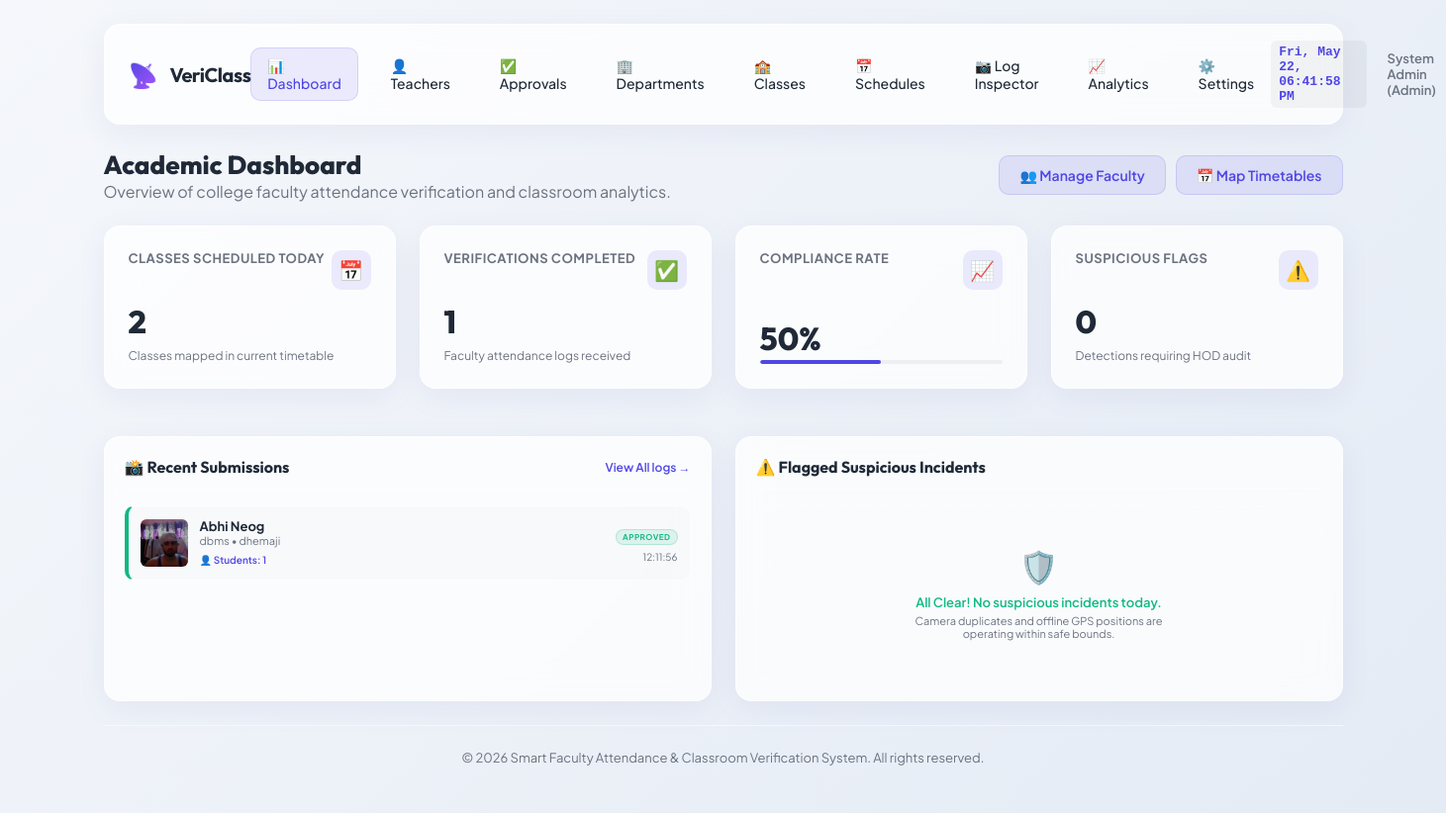
The page /admin/dashboard (signed in) on the database its author committed.
### models.py (models this page shows, shortened)
class ImageRecord(db.Model):
    __tablename__ = 'image_records'
    id = db.Column(db.Integer, primary_key=True)
    image_path = db.Column(db.String(255), nullable=False)
    image_hash = db.Column(db.String(64), nullable=False)
    student_count = db.Column(db.Integer, nullable=False, default=0)

class TeacherProfile(db.Model):
    __tablename__ = 'teacher_profiles'
    id = db.Column(db.Integer, primary_key=True)
    user_id = db.Column(db.Integer, db.ForeignKey('users.id', ondelete='CASCADE'), unique=True, nullable=False)
    employee_id = db.Column(db.String(50), unique=True, nullable=False, index=True)
    name = db.Column(db.String(120), nullable=False)
    phone = db.Column(db.String(20), nullable=True)
    department_id = db.Column(db.Integer, db.ForeignKey('departments.id', ondelete='SET NULL'), nullable=True)
    approval_status = db.Column(db.String(20), default='Pending', nullable=False) # 'Pending', 'Approved', 'Rejected'
    approved_by_id = db.Column(db.Integer, db.ForeignKey('users.id'), nullable=True)
    approved_at = db.Column(db.DateTime, nullable=True)
    user = db.relationship('User', foreign_keys=[user_id], back_populates='profile', lazy=True)
    approver = db.relationship('User', foreign_keys=[approved_by_id], lazy=True)
    timetables = db.relationship('Timetable', backref='teacher_profile', cascade="all, delete-orphan", lazy=True)
    attendance_logs = db.relationship('AttendanceLog', backref='teacher_profile', cascade="all, delete-orphan", lazy=True)

class Timetable(db.Model):
    __tablename__ = 'timetables'
    id = db.Column(db.Integer, primary_key=True)
    teacher_profile_id = db.Column(db.Integer, db.ForeignKey('teacher_profiles.id', ondelete='CASCADE'), nullable=False)
    class_id = db.Column(db.Integer, db.ForeignKey('classes.id', ondelete='CASCADE'), nullable=False)
    subject = db.Column(db.String(100), nullable=False)
    classroom = db.Column(db.String(50), nullable=False)
    day_of_week = db.Column(db.Integer, nullable=False) # 0 = Monday, ..., 6 = Sunday
    period = db.Column(db.String(50), nullable=False, default="Period 1")
    start_time = db.Column(db.Time, nullable=False)
    end_time = db.Column(db.Time, nullable=False)
    attendance_logs = db.relationship('AttendanceLog', backref='timetable', cascade="all, delete-orphan", lazy=True)

class AttendanceLog(db.Model):
    __tablename__ = 'attendance_logs'
    id = db.Column(db.Integer, primary_key=True)
    teacher_profile_id = db.Column(db.Integer, db.ForeignKey('teacher_profiles.id', ondelete='CASCADE'), nullable=False)
    timetable_id = db.Column(db.Integer, db.ForeignKey('timetables.id', ondelete='CASCADE'), nullable=False)
    timestamp = db.Column(db.DateTime, default=datetime.utcnow, nullable=False)
    gps_record_id = db.Column(db.Integer, db.ForeignKey('gps_records.id', ondelete='CASCADE'), unique=True, nullable=False)
    image_record_id = db.Column(db.Integer, db.ForeignKey('image_records.id', ondelete='CASCADE'), unique=True, nullable=False)
    status = db.Column(db.String(20), nullable=False, default='Pending') # 'Approved', 'Suspicious', 'Rejected'
    suspicious_reason = db.Column(db.String(255), nullable=True)
    verification_notes = db.Column(db.Text, nullable=True)
    gps_record = db.relationship('GPSRecord', backref=db.backref('attendance_log', uselist=False), lazy=True)
    image_record = db.relationship('ImageRecord', backref=db.backref('attendance_log', uselist=False), lazy=True)
    def to_dict(self):
        return {
            'id': self.id,
            'teacher_profile_id': self.teacher_profile_id,
            'teacher_name': self.teacher_profile.name if self.teacher_profile else 'Unknown',
            'timetable_id': self.timetable_id,
            'subject': self.timetable.subject if self.timetable else 'Deleted Class',
            'classroom': self.timetable.classroom if self.timetable else 'N/A',
            'class_name': self.timetable.class_section.name if (self.timetable and self.timetable.class_section) else 'N/A',
            'period': self.timetable.period if self.timetable else 'N/A',
            'timestamp': self.timestamp.strftime('%Y-%m-%d %H:%M:%S'),
            'latitude': self.gps_record.latitude if self.gps_record else 0.0,
            'longitude': self.gps_record.longitude if self.gps_record else 0.0,
            'distance_meters': round(self.gps_record.distance_meters, 2) if self.gps_record else 0.0,
            'image_path': self.image_record.image_path if self.image_record else '',
            'image_hash': self.image_record.image_hash if self.image_record else '',
            'student_count': self.image_record.student_count if self.image_record else 0,
            'status': self.status,
            'suspicious_reason': self.suspicious_reason,
            'verification_notes': self.verification_notes
        }

### app.py (the view)
@app.route('/admin/dashboard')
def admin_dashboard():
    if not is_logged_in() or session.get('role') != 'admin':
        flash("Access Denied.", "danger")
        return redirect(url_for('login'))
    now = utils.get_local_now()
    today_start = datetime.datetime.combine(now.date(), datetime.time.min, tzinfo=now.tzinfo)
    today_end = datetime.datetime.combine(now.date(), datetime.time.max, tzinfo=now.tzinfo)
    scheduled_count = Timetable.query.filter_by(day_of_week=now.weekday()).count()
    completed_logs = AttendanceLog.query.filter(AttendanceLog.timestamp.between(today_start, today_end)).all()
    completed_count = len(completed_logs)
    compliance_rate = 0
    if scheduled_count > 0:
        compliance_rate = round((completed_count / scheduled_count) * 100)
    suspicious_count = AttendanceLog.query.filter(
        AttendanceLog.timestamp.between(today_start, today_end),
        AttendanceLog.status == 'Suspicious'
    ).count()
    pending_count = TeacherProfile.query.filter_by(approval_status='Pending').count()
    stats = {
        'scheduled': scheduled_count,
        'completed': completed_count,
        'compliance_rate': min(compliance_rate, 100),
        'suspicious': suspicious_count,
        'pending_registrations': pending_count
    }
    recent_logs = []
    for log in completed_logs[-5:]:  # Last 5 submissions
        recent_logs.append(log.to_dict())
    recent_logs.reverse()
    suspicious_logs = []
    suspicious_entries = AttendanceLog.query.filter(
        AttendanceLog.timestamp.between(today_start, today_end),
        AttendanceLog.status == 'Suspicious'
    ).all()
    for log in suspicious_entries:
        suspicious_logs.append(log.to_dict())
    return render_template('admin_dashboard.html',
                           stats=stats,
                           recent_logs=recent_logs,
                           suspicious_logs=suspicious_logs)

### templates/admin_dashboard.html (shortened to what this page needs)
{% extends "base.html" %}
{% block content %}
<div style="margin-bottom: 24px; display: flex; justify-content: space-between; align-items: center; flex-wrap: wrap; gap: 12px;">
    <div>
        <h2 style="font-family: var(--font-title); font-size: 26px; font-weight: 800;">Academic Dashboard</h2>
        <p style="color: var(--color-text-muted);">Overview of college faculty attendance verification and classroom analytics.</p>
    </div>
    <div style="display: flex; gap: 10px;">
        <a href="{{ url_for('admin_teachers') }}" class="btn btn-secondary">👥 Manage Faculty</a>
        <a href="{{ url_for('admin_timetable') }}" class="btn btn-secondary">📅 Map Timetables</a>
    </div>
</div>
<div class="grid-4" style="margin-bottom: 24px;">
    <div class="glass-card metric-card">
        <div class="metric-header">
            <span class="metric-title">Classes Scheduled Today</span>
            <span class="metric-icon">📅</span>
        </div>
        <div>
            <div class="metric-value">{{ stats.scheduled }}</div>
            <span class="metric-desc">Classes mapped in current timetable</span>
        </div>
    </div>
    <div class="glass-card metric-card">
        <div class="metric-header">
            <span class="metric-title">Verifications Completed</span>
            <span class="metric-icon">✅</span>
        </div>
        <div>
            <div class="metric-value">{{ stats.completed }}</div>
            <span class="metric-desc">Faculty attendance logs received</span>
        </div>
    </div>
    <div class="glass-card metric-card">
        <div class="metric-header">
            <span class="metric-title">Compliance Rate</span>
            <span class="metric-icon">📈</span>
        </div>
        <div>
            <div class="metric-value">{{ stats.compliance_rate }}%</div>
            <div class="metric-desc">
                <div style="width: 100%; height: 4px; background: rgba(0,0,0,0.05); border-radius: 2px; margin-top: 6px; overflow: hidden;">
                    <div style="width: {{ stats.compliance_rate }}%; height: 100%; background: var(--color-primary); border-radius: 2px;"></div>
                </div>
            </div>
        </div>
    </div>
    <div class="glass-card metric-card" style="{% if stats.suspicious > 0 %}border-color: rgba(245,158,11,0.4); background: var(--color-warning-light);{% endif %}">
        <div class="metric-header">
            <span class="metric-title" style="{% if stats.suspicious > 0 %}color: var(--color-warning);{% endif %}">Suspicious Flags</span>
            <span class="metric-icon" style="{% if stats.suspicious > 0 %}background: rgba(245,158,11,0.2); color: var(--color-warning);{% endif %}">⚠️</span>
        </div>
        <div>
            <div class="metric-value" style="{% if stats.suspicious > 0 %}color: var(--color-warning);{% endif %}">{{ stats.suspicious }}</div>
            <span class="metric-desc">Detections requiring HOD audit</span>
        </div>
    </div>
</div>
<div class="grid-2">
    <div class="glass-card" style="padding: 20px;">
        <div style="display: flex; justify-content: space-between; align-items: center; border-bottom: 1px solid var(--border-card); padding-bottom: 12px; margin-bottom: 16px;">
            <h3 style="font-family: var(--font-title); font-size: 16px;">📸 Recent Submissions</h3>
            <a href="{{ url_for('admin_attendance') }}" style="font-size: 12px; font-weight: 600;">View All logs &rarr;</a>
        </div>
        {% if recent_logs %}
            <div style="display: flex; flex-direction: column; gap: 12px;">
                {% for log in recent_logs %}
                    <div style="display: flex; align-items: center; justify-content: space-between; padding: 12px; border-radius: var(--border-radius-md); background: rgba(0,0,0,0.01); border: 1px solid var(--border-card); {% if log.status == 'Suspicious' %}border-left: 4px solid var(--color-warning);{% elif log.status == 'Approved' %}border-left: 4px solid var(--color-success);{% else %}border-left: 4px solid var(--color-danger);{% endif %}">
                        <div style="display: flex; align-items: center; gap: 12px;">
                            <img src="{{ url_for('static', filename=log.image_path.replace('static/', '')) }}" style="width: 48px; height: 48px; border-radius: var(--border-radius-sm); object-fit: cover;" alt="Classroom thumb">
                            <div>
                                <h4 style="font-size: 13px; font-weight: 700;">{{ log.teacher_name }}</h4>
                                <p style="font-size: 11px; color: var(--color-text-muted);">{{ log.subject }} &bull; {{ log.classroom }}</p>
                                <span style="font-size: 10px; color: var(--color-primary); font-weight: 600;">👤 Students: {{ log.student_count }}</span>
                            </div>
                        </div>
                        <div style="text-align: right;">
                            <span class="badge {% if log.status == 'Approved' %}badge-approved{% elif log.status == 'Suspicious' %}badge-suspicious{% else %}badge-rejected{% endif %}" style="font-size: 8px; padding: 2px 6px; margin-bottom: 6px;">
                                {{ log.status }}
                            </span>
                            <p style="font-size: 10px; color: var(--color-text-muted);">{{ log.timestamp.split(' ')[1] }}</p>
                        </div>
                    </div>
                {% endfor %}
            </div>
        {% else %}
            <p style="color: var(--color-text-muted); font-size: 13px; text-align: center; padding: 40px 0;">No attendance records submitted today yet.</p>
        {% endif %}
    </div>
    <div class="glass-card" style="padding: 20px;">
        <div style="border-bottom: 1px solid var(--border-card); padding-bottom: 12px; margin-bottom: 16px;">
            <h3 style="font-family: var(--font-title); font-size: 16px;">⚠️ Flagged Suspicious Incidents</h3>
        </div>
        {% if suspicious_logs %}
            <div style="display: flex; flex-direction: column; gap: 12px; max-height: 380px; overflow-y: auto; padding-right: 4px;">
                {% for log in suspicious_logs %}
                    <div style="padding: 14px; border-radius: var(--border-radius-md); border: 1px solid rgba(245,158,11,0.25); background: var(--color-warning-light); display: flex; flex-direction: column; gap: 6px;">
                        <div style="display: flex; justify-content: space-between; align-items: center;">
                            <span style="font-size: 12px; font-weight: 700; color: var(--color-warning);">⚠️ {{ log.suspicious_reason }}</span>
                            <span style="font-size: 10px; color: var(--color-text-muted);">{{ log.timestamp }}</span>
                        </div>
                        <p style="font-size: 13px; font-weight: 500; line-height: 1.3;">
                            <strong>{{ log.teacher_name }}</strong> submitted attendance for class <strong>{{ log.subject }}</strong> in {{ log.classroom }} with a flag.
                        </p>
                        <div style="display: flex; justify-content: space-between; align-items: center; margin-top: 4px;">
                            <span style="font-size: 11px; color: var(--color-text-muted);">Distance: {{ log.distance_meters }}m &bull; Students: {{ log.student_count }}</span>
                            <a href="{{ url_for('admin_attendance') }}?inspect_id={{ log.id }}" class="btn btn-secondary" style="padding: 4px 10px; font-size: 10px;">Audit Incident</a>
                        </div>
                    </div>
                {% endfor %}
            </div>
        {% else %}
            <div style="display: flex; flex-direction: column; align-items: center; justify-content: center; padding: 40px 20px; text-align: center; border: 1px dashed var(--border-card); border-radius: var(--border-radius-md);">
                <span style="font-size: 32px; margin-bottom: 8px;">🛡️</span>
                <p style="font-size: 13px; font-weight: 600; color: var(--color-success);">All Clear! No suspicious incidents today.</p>
                <p style="font-size: 11px; color: var(--color-text-muted); max-width: 250px; margin-top: 4px;">Camera duplicates and offline GPS positions are operating within safe bounds.</p>
            </div>
        {% endif %}
    </div>
</div>
{% endblock %}

### rows shown on the page
ImageRecord: image_path (picture)
TeacherProfile: teacher_name "Abhi Neog"
Timetable: subject "dbms", classroom "dhemaji"
AttendanceLog: status "APPROVED"

### other values the page prints
{{ session.get('name') }} "System Admin"
{{ session.get('role')|capitalize }} "Admin"
{{ stats.scheduled }} "2"
{{ stats.completed }} "1"
{{ stats.compliance_rate }} "50"
{{ stats.suspicious }} "0"
{{ log.student_count }} "1"
{{ log.timestamp.split(' ')[1] }} "12:11:56"
